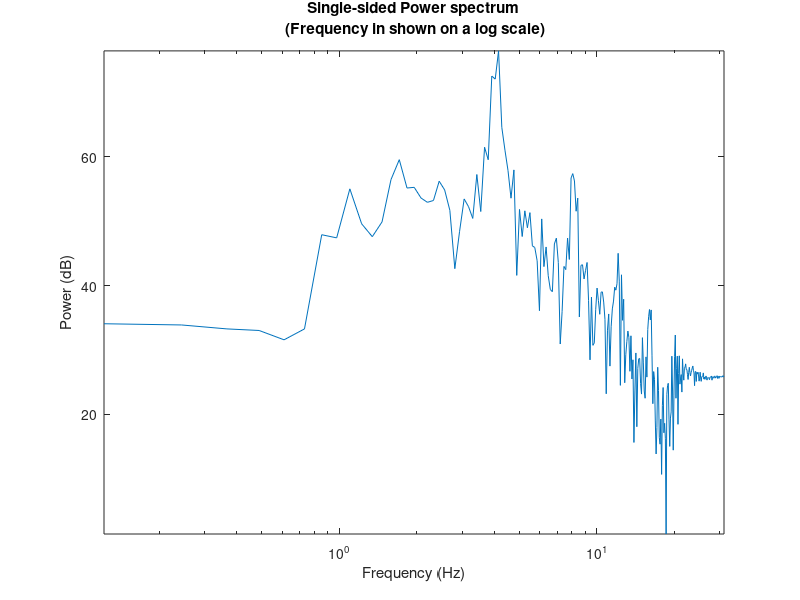

The MATLAB source for this figure:
% https://dadorran.wordpress.com/2014/02/17/plot_freq_spectrum/
%% Demonstration of how to plot the Frequency Spectrum of a Signal
% download data from
%https://www.dropbox.com/s/n4kpd4pp2u3v9nf/tremor_analysis.txt
signal = load('tremor_analysis.txt');
N = length(signal);
fs = 62.5; % 62.5 samples per second
fnyquist = fs/2; %Nyquist frequency

%% Quick view of double-sided (two-sided) magnitude spectrum
% When roughly interpreting this data half way along x-axis
% corresponds to half the sampling frequency
plot(abs(fft(signal)))
xlabel('Frequency (Bins - almost!)')
ylabel('Magnitude');
title('Double-sided Magnitude spectrum');
axis tight

%% Double-sided magnitude spectrum with frequency axis (in bins)
fax_bins = [0 : N-1]; %N is the number of samples in the signal
plot(fax_bins, abs(fft(signal)))
xlabel('Frequency (Bins)')
ylabel('Magnitude');
title('Double-sided Magnitude spectrum (bins)');
axis tight

%% Single-sided magnitude spectrum with frequency axis in bins
X_mags = abs(fft(signal));
fax_bins = [0 : N-1]; %frequency axis in bins
N_2 = ceil(N/2);
plot(fax_bins(1:N_2), X_mags(1:N_2))
xlabel('Frequency (Bins)')
ylabel('Magnitude');
title('Single-sided Magnitude spectrum (bins)');
axis tight

%% Single-sided magnitude spectrum with frequency axis in Hertz
% Each bin frequency is separated by fs/N Hertz.
X_mags = abs(fft(signal));
bin_vals = [0 : N-1];
fax_Hz = bin_vals*fs/N;
N_2 = ceil(N/2);
plot(fax_Hz(1:N_2), X_mags(1:N_2))
xlabel('Frequency (Hz)')
ylabel('Magnitude');
title('Single-sided Magnitude spectrum (Hertz)');
axis tight

%% Single-sided magnitude spectrum with frequency axis normalised
% Normalised to Nyquist frequency.
% Very common to use this method of normalisation in matlab
X_mags = abs(fft(signal));
bin_vals = [0 : N-1];
fax_norm = (bin_vals*fs/N)/fnyquist; % same as bin_vals/(N/2)
N_2 = ceil(N/2);
plot(fax_norm(1:N_2), X_mags(1:N_2))
xlabel({'Frequency (Normalised to Nyquist Frequency. ' ...
    '1=Nyquist frequency)'})
ylabel('Magnitude');
title('Single-sided Magnitude spectrum (Normalised to Nyquist)');
axis tight

%% Single-sided magnitude spectrum - frequency in rads per sample
X_mags = abs(fft(signal));
bin_vals = [0 : N-1];
fax_rads_sample = (bin_vals/N)*2*pi;
N_2 = ceil(N/2);
plot(fax_rads_sample(1:N_2), X_mags(1:N_2))
xlabel('Frequency (radians per sample)')
ylabel('Magnitude');
title('Single-sided Magnitude spectrum (rads/sample)');
axis tight

%% Double-sided magnitude spectrum showing negative frequencies
% See http://youtu.be/M1bLPZdNCRA for an explanation of negative
% frequencies
X_mags = abs(fftshift(fft(signal)));
bin_vals = [0 : N-1];
N_2 = ceil(N/2);
fax_Hz = (bin_vals-N_2)*fs/N;
plot(fax_Hz, X_mags)
xlabel('Frequency (Hz)')
ylabel('Magnitude');
title('Double-sided Magnitude spectrum (Hertz)');
axis tight

%% Single-sided magnitiude spectrum in decibels and Hertz
X_mags = abs(fft(signal));
bin_vals = [0 : N-1];
fax_Hz = bin_vals*fs/N;
N_2 = ceil(N/2);
plot(fax_Hz(1:N_2), 10*log10(X_mags(1:N_2)))
xlabel('Frequency (Hz)')
ylabel('Magnitude (dB)');
title('Single-sided Magnitude spectrum (Hertz)');
axis tight

%% Single-sided power spectrum in decibels and Hertz
X_mags = abs(fft(signal));
bin_vals = [0 : N-1];
fax_Hz = bin_vals*fs/N;
N_2 = ceil(N/2);
plot(fax_Hz(1:N_2), 20*log10(X_mags(1:N_2)))
xlabel('Frequency (Hz)')
ylabel('Power (dB)');
title('Single-sided Power spectrum (Hertz)');
axis tight

%% Single-sided power spectrum in dB and frequency on a log scale
X_mags = abs(fft(signal));
bin_vals = [0 : N-1];
fax_Hz = bin_vals*fs/N;
N_2 = ceil(N/2);
semilogx(fax_Hz(1:N_2), 20*log10(X_mags(1:N_2)))
xlabel('Frequency (Hz)')
ylabel('Power (dB)');
title({'Single-sided Power spectrum' ...
    ' (Frequency in shown on a log scale)'});
axis tight
